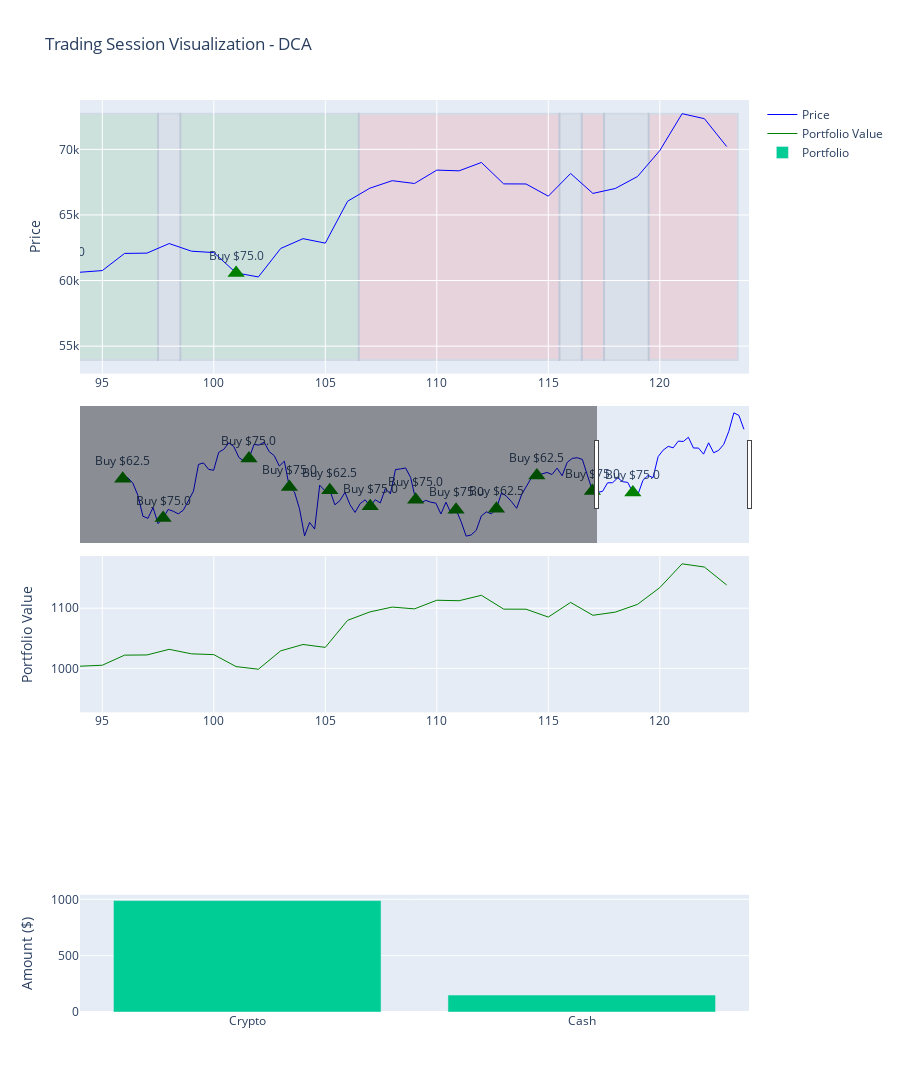

The code cell stored with this chart in its notebook:
### Code cell
print("\nRunning DCAStrategy...")
results_dca = run_trading_session(initial_balance, DCAStrategy, risk_level)
print(f"DCAStrategy - Final Portfolio Value: ${results_dca['portfolio_values'][-1]:.2f}")
generate_performance_report(results_dca)

### Figure 1 — Plotly figure (JSON) as saved in the notebook; plotly's stock layout.template omitted (floating-point values rounded to 4 significant figures)
{"data": [{"line": {"color": "blue", "width": 1}, "name": "Price", "type": "scatter", "x": [0, 1, 2, 3, 4, 5, 6, 7, 8, 9, 10, 11, 12, 13, 14, 15, 16, 17, 18, 19, 20, 21, 22, 23, 24, 25, 26, 27, 28, 29, 30, 31, 32, 33, 34, 35, 36, 37, 38, 39, 40, 41, 42, 43, 44, 45, 46, 47, 48, 49, 50, 51, 52, 53, 54, 55, 56, 57, 58, 59, 60, 61, 62, 63, 64, 65, 66, 67, 68, 69, 70, 71, 72, 73, 74, 75, 76, 77, 78, 79, 80, 81, 82, 83, 84, 85, 86, 87, 88, 89, 90, 91, 92, 93, 94, 95, 96, 97, 98, 99, 100, 101, 102, 103, 104, 105, 106, 107, 108, 109, 110, 111, 112, 113, 114, 115, 116, 117, 118, 119, 120, 121, 122, 123], "xaxis": "x", "y": [62680.0, 62850.0, 62030.0, 60170.0, 56980.0, 56660.0, 58300.0, 55850.0, 56710.0, 58010.0, 57740.0, 57340.0, 57900.0, 59230.0, 60790.0, 64870.0, 65100.0, 64120.0, 63970.0, 66710.0, 67160.0, 68150.0, 67590.0, 65930.0, 65370.0, 65780.0, 67910.0, 67810.0, 68260.0, 66820.0, 66200.0, 64620.0, 65360.0, 61420.0, 60680.0, 58120.0, 53990.0, 56030.0, 55030.0, 61710.0, 60880.0, 60950.0, 58720.0, 59350.0, 60610.0, 58740.0, 57560.0, 58890.0, 59480.0, 58480.0, 59490.0, 59010.0, 61180.0, 60380.0, 64090.0, 64180.0, 64330.0, 62880.0, 59500.0, 59030.0, 59390.0, 59120.0, 58970.0, 57330.0, 59110.0, 57430.0, 57970.0, 56160.0, 53950.0, 54140.0, 54840.0, 57020.0, 57650.0, 57340.0, 58130.0, 60570.0, 60010.0, 59180.0, 58190.0, 60310.0, 61650.0, 62940.0, 63190.0, 63390.0, 63650.0, 63330.0, 64300.0, 63140.0, 65180.0, 65790.0, 65890.0, 65640.0, 63330.0, 60840.0, 60630.0, 60760.0, 62070.0, 62090.0, 62820.0, 62240.0, 62130.0, 60580.0, 60270.0, 62450.0, 63190.0, 62850.0, 66050.0, 67040.0, 67610.0, 67400.0, 68420.0, 68360.0, 69000.0, 67370.0, 67360.0, 66430.0, 68160.0, 66640.0, 67010.0, 67930.0, 69910.0, 72720.0, 72340.0, 70220.0], "yaxis": "y"}, {"line": {"color": "green", "width": 1}, "name": "Portfolio Value", "type": "scatter", "x": [0, 1, 2, 3, 4, 5, 6, 7, 8, 9, 10, 11, 12, 13, 14, 15, 16, 17, 18, 19, 20, 21, 22, 23, 24, 25, 26, 27, 28, 29, 30, 31, 32, 33, 34, 35, 36, 37, 38, 39, 40, 41, 42, 43, 44, 45, 46, 47, 48, 49, 50, 51, 52, 53, 54, 55, 56, 57, 58, 59, 60, 61, 62, 63, 64, 65, 66, 67, 68, 69, 70, 71, 72, 73, 74, 75, 76, 77, 78, 79, 80, 81, 82, 83, 84, 85, 86, 87, 88, 89, 90, 91, 92, 93, 94, 95, 96, 97, 98, 99, 100, 101, 102, 103, 104, 105, 106, 107, 108, 109, 110, 111, 112, 113, 114, 115, 116, 117, 118, 119, 120, 121, 122, 123], "xaxis": "x2", "y": [1000, 1000.0, 999.4, 997.5, 994.3, 994.0, 995.6, 993.2, 994.0, 997.1, 996.5, 995.5, 996.8, 999.9, 1004.0, 1013.0, 1014.0, 1011.0, 1011.0, 1017.0, 1018.0, 1021.0, 1019.0, 1015.0, 1014.0, 1015.0, 1022.0, 1022.0, 1024.0, 1019.0, 1017.0, 1011.0, 1014.0, 1000.0, 996.6, 984.6, 965.2, 974.8, 970.1, 1001.0, 997.5, 997.8, 985.1, 988.7, 995.9, 985.2, 978.5, 986.1, 989.4, 983.8, 990.8, 987.4, 1003.0, 997.0, 1023.0, 1024.0, 1025.0, 1014.0, 990.9, 986.9, 989.9, 987.7, 986.5, 972.9, 987.6, 973.8, 978.2, 961.0, 939.8, 941.7, 948.4, 969.2, 975.2, 972.2, 979.7, 1006.0, 999.7, 990.9, 980.4, 1003.0, 1017.0, 1031.0, 1034.0, 1036.0, 1039.0, 1035.0, 1046.0, 1033.0, 1057.0, 1064.0, 1065.0, 1062.0, 1035.0, 1006.0, 1004.0, 1005.0, 1022.0, 1022.0, 1032.0, 1024.0, 1023.0, 1003.0, 998.6, 1029.0, 1040.0, 1035.0, 1080.0, 1094.0, 1102.0, 1099.0, 1113.0, 1112.0, 1121.0, 1098.0, 1098.0, 1085.0, 1110.0, 1088.0, 1093.0, 1106.0, 1134.0, 1174.0, 1168.0, 1139.0], "yaxis": "y2"}, {"name": "Portfolio", "type": "bar", "x": ["Crypto", "Cash"], "xaxis": "x3", "y": [988.5, 150], "yaxis": "y3"}, {"customdata": [[62.5, 0.0009972], [75, 0.001323], [75, 0.00114], [75, 0.001221], [62.5, 0.001026], [75, 0.001282], [75, 0.00126], [75, 0.001294], [62.5, 0.001075], [62.5, 0.000989], [75, 0.001233], [75, 0.001238]], "hovertemplate": "Buy<br>Price: $%{y:,.2f}<br>Amount: $%{customdata[0]:.2f}<br>Crypto: %{customdata[1]:.8f}<extra></extra>", "marker": {"color": "green", "size": 15, "symbol": "triangle-up"}, "mode": "markers+text", "showlegend": false, "text": ["Buy\n$62.5", "Buy\n$75.0", "Buy\n$75.0", "Buy\n$75.0", "Buy\n$62.5", "Buy\n$75.0", "Buy\n$75.0", "Buy\n$75.0", "Buy\n$62.5", "Buy\n$62.5", "Buy\n$75.0", "Buy\n$75.0"], "textposition": "top center", "type": "scatter", "x": [0, 8, 25, 33, 41, 49, 58, 66, 74, 82, 93, 101], "xaxis": "x", "y": [62680.0, 56710.0, 65780.0, 61420.0, 60950.0, 58480.0, 59500.0, 57970.0, 58130.0, 63190.0, 60840.0, 60580.0], "yaxis": "y"}], "layout": {"height": 1400, "hovermode": "x unified", "shapes": [{"fillcolor": "green", "layer": "below", "opacity": 0.1, "type": "rect", "x0": -0.5, "x1": 0.5, "xref": "x", "y0": 53950.0, "y1": 72720.0, "yref": "y"}, {"fillcolor": "red", "layer": "below", "opacity": 0.1, "type": "rect", "x0": 0.5, "x1": 2.5, "xref": "x", "y0": 53950.0, "y1": 72720.0, "yref": "y"}, {"fillcolor": "green", "layer": "below", "opacity": 0.1, "type": "rect", "x0": 2.5, "x1": 14.5, "xref": "x", "y0": 53950.0, "y1": 72720.0, "yref": "y"}, {"fillcolor": "red", "layer": "below", "opacity": 0.1, "type": "rect", "x0": 14.5, "x1": 24.5, "xref": "x", "y0": 53950.0, "y1": 72720.0, "yref": "y"}, {"fillcolor": "green", "layer": "below", "opacity": 0.1, "type": "rect", "x0": 24.5, "x1": 25.5, "xref": "x", "y0": 53950.0, "y1": 72720.0, "yref": "y"}, {"fillcolor": "red", "layer": "below", "opacity": 0.1, "type": "rect", "x0": 25.5, "x1": 29.5, "xref": "x", "y0": 53950.0, "y1": 72720.0, "yref": "y"}, {"fillcolor": "gray", "layer": "below", "opacity": 0.1, "type": "rect", "x0": 29.5, "x1": 32.5, "xref": "x", "y0": 53950.0, "y1": 72720.0, "yref": "y"}, {"fillcolor": "green", "layer": "below", "opacity": 0.1, "type": "rect", "x0": 32.5, "x1": 54.5, "xref": "x", "y0": 53950.0, "y1": 72720.0, "yref": "y"}, {"fillcolor": "red", "layer": "below", "opacity": 0.1, "type": "rect", "x0": 54.5, "x1": 57.5, "xref": "x", "y0": 53950.0, "y1": 72720.0, "yref": "y"}, {"fillcolor": "green", "layer": "below", "opacity": 0.1, "type": "rect", "x0": 57.5, "x1": 82.5, "xref": "x", "y0": 53950.0, "y1": 72720.0, "yref": "y"}, {"fillcolor": "red", "layer": "below", "opacity": 0.1, "type": "rect", "x0": 82.5, "x1": 87.5, "xref": "x", "y0": 53950.0, "y1": 72720.0, "yref": "y"}, {"fillcolor": "green", "layer": "below", "opacity": 0.1, "type": "rect", "x0": 87.5, "x1": 88.5, "xref": "x", "y0": 53950.0, "y1": 72720.0, "yref": "y"}, {"fillcolor": "red", "layer": "below", "opacity": 0.1, "type": "rect", "x0": 88.5, "x1": 92.5, "xref": "x", "y0": 53950.0, "y1": 72720.0, "yref": "y"}, {"fillcolor": "green", "layer": "below", "opacity": 0.1, "type": "rect", "x0": 92.5, "x1": 97.5, "xref": "x", "y0": 53950.0, "y1": 72720.0, "yref": "y"}, {"fillcolor": "gray", "layer": "below", "opacity": 0.1, "type": "rect", "x0": 97.5, "x1": 98.5, "xref": "x", "y0": 53950.0, "y1": 72720.0, "yref": "y"}, {"fillcolor": "green", "layer": "below", "opacity": 0.1, "type": "rect", "x0": 98.5, "x1": 106.5, "xref": "x", "y0": 53950.0, "y1": 72720.0, "yref": "y"}, {"fillcolor": "red", "layer": "below", "opacity": 0.1, "type": "rect", "x0": 106.5, "x1": 115.5, "xref": "x", "y0": 53950.0, "y1": 72720.0, "yref": "y"}, {"fillcolor": "gray", "layer": "below", "opacity": 0.1, "type": "rect", "x0": 115.5, "x1": 116.5, "xref": "x", "y0": 53950.0, "y1": 72720.0, "yref": "y"}, {"fillcolor": "red", "layer": "below", "opacity": 0.1, "type": "rect", "x0": 116.5, "x1": 117.5, "xref": "x", "y0": 53950.0, "y1": 72720.0, "yref": "y"}, {"fillcolor": "gray", "layer": "below", "opacity": 0.1, "type": "rect", "x0": 117.5, "x1": 119.5, "xref": "x", "y0": 53950.0, "y1": 72720.0, "yref": "y"}, {"fillcolor": "red", "layer": "below", "opacity": 0.1, "type": "rect", "x0": 119.5, "x1": 123.5, "xref": "x", "y0": 53950.0, "y1": 72720.0, "yref": "y"}], "showlegend": true, "title": {"text": "Trading Session Visualization - DCA"}, "xaxis": {"anchor": "y", "domain": [0, 1], "range": [94, 124], "rangeslider": {"visible": true}}, "xaxis2": {"anchor": "y2", "domain": [0, 1], "range": [94, 124]}, "xaxis3": {"anchor": "y3", "domain": [0, 1]}, "yaxis": {"anchor": "x", "domain": [0.7, 1], "title": {"text": "Price"}}, "yaxis2": {"anchor": "x2", "domain": [0.3286, 0.5], "title": {"text": "Portfolio Value"}}, "yaxis3": {"anchor": "x3", "domain": [0, 0.1286], "title": {"text": "Amount ($)"}}}}
